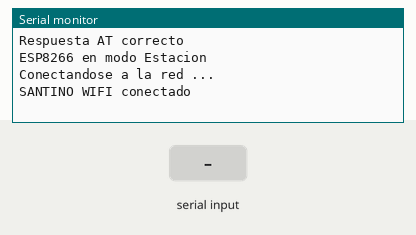
Simulated run of this sketch. Board: Arduino Uno, built with avr-gcc and run on an emulated ATmega328P. Parts: the last lines printed to the serial monitor. The inputs (shaded band) are chosen by the test bench. The modem accepts every AT command (registered, SIM ready, sends succeed) and sends nothing else.

Above: at 1.2 s.
1.3 s: "1" received over the second serial link
At 1.9 s:
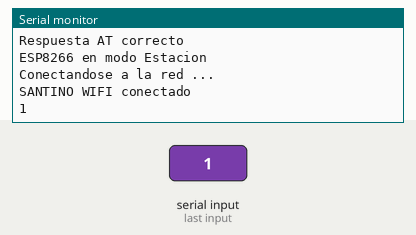
2.8 s: "0" received over the second serial link
At 4.3 s:
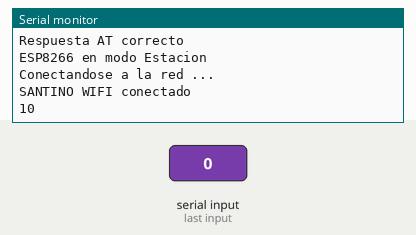

The sketch:

TESTREQUEST.ino.ino
```cpp
#include <SoftwareSerial.h>


SoftwareSerial SerialESP8266(10, 11); // RX, TX

 const  String ssid     = "SANTINO";         // The SSID (name) of the Wi-Fi network you want to connect to
 const  String password = "2214263696";     // The password of the Wi-Fi network

void setup() {
  Serial.begin(9600);
  SerialESP8266.begin(9600);

  bool isOk = isOn();
  while(!isOk){
    isOk = isOn();
  }

  //ESP8266 en modo estación (nos conectaremos a una red existente)
    SerialESP8266.println("AT+CWMODE=1");
    if(SerialESP8266.find((char*) "OK"))
          Serial.println("ESP8266 en modo Estacion");


  bool isConnect = connectWifi();
  while(!isConnect){
    isConnect = connectWifi();
  }

}

bool connectWifi() {
  //Nos conectamos a una red wifi
    SerialESP8266.println("AT+CWJAP=\"" + ssid + "\",\"" + password + "\"");
    Serial.println("Conectandose a la red ...");
    SerialESP8266.setTimeout(10000); //Aumentar si demora la conexion
    if(SerialESP8266.find((char*) "OK")){
      Serial.println(ssid + " WIFI conectado");
      return true;
    }

    Serial.println("Error al conectarse en la red");
    SerialESP8266.setTimeout(2000);
    return false;
}

bool isConnectWifi() {
  //Nos conectamos a una red wifi
    SerialESP8266.println("AT+CWJAP?");
    Serial.println("Verificando conexion a "+ ssid);
    SerialESP8266.setTimeout(10000);
    char charBuf[ssid.length()];
    ssid.toCharArray(charBuf, ssid.length());
    if(SerialESP8266.find(charBuf)){
      Serial.println(ssid + " WIFI conectado");
      return true;
    }
    Serial.println("Error: not connected to " + ssid);
    SerialESP8266.setTimeout(2000);
    return false;
}

bool isOn(){
   SerialESP8266.println("AT");
  if(SerialESP8266.find((char*)"OK")){
    Serial.println("Respuesta AT correcto");
    return true;
  }
    Serial.println("Error en ESP8266");
    return false;

}

void loop() {
  if (SerialESP8266.available()) {
    Serial.write(SerialESP8266.read());
  }
  if (Serial.available()) {
    SerialESP8266.write(Serial.read());
  }

//  bool isConnect = isConnectWifi();
//  if(!isConnect){
//    connectWifi();
//  }
//  delay(5000);

}
```

Measured:
- after the input at 1.3 s, the serial monitor: prints a new line at once (image 1)
- after the input at 2.8 s, the serial monitor: prints a new line at once (image 2)
